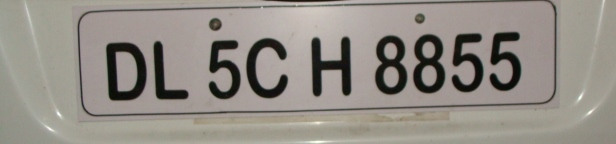
%> input picture CA-2/src/EnglishPelakSample/image1.jpg, 616 x 144 px
$ octave p1.m   (GNU Octave 9; MATLAB toolbox functions it lacks are replaced by stand-ins)
%> lines starting %> are read from the running program, lines starting %| are printed output that depends on the picture; in (x1, y1, x2, y2) boxes, pixels count from 0 and x2, y2 are one past the last pixel; in counts of white or black regions, pixels touching at a corner belong together; the program's own positions count from 1
### CA-2/q2,3,4/mygrayfun.m


function [grayPic] = mygrayfun(pic)
% This function make the pic to gray and white :

% Gray channel is : 0.299 * RedChannel + 0.578 * GreenChannel + 0.114 * BlueChannel

    grayPic = 0.299 * pic(:,:,1) + 0.578 * pic(:,:,2) + 0.114 * pic(:,:,3);

end

### CA-2/q2,3,4/mybinaryfun.m


function [bpic] = mybinaryfun(grayPic,th)
% This function make the gray pic to white and black using threshhold
    bpic = grayPic > th;
    bpic = ~bpic ;

end

### CA-2/q2,3,4/myremovecom.m
function [newPIC , OBJECT_NEW]=myremovecom(picture,n)
[row,column]=find(picture==1);
POINTS=[row';column'];
current_obj_num=1;
POINTS_NUM=size(POINTS,2);

while POINTS_NUM>0

   point_ini=POINTS(:,1);
   POINTS(:,1)=[];
   [POINTS,newpoints]=close_points(point_ini,POINTS);
   current_obj=[point_ini newpoints];
   newpoints_len=size(newpoints,2);

   while newpoints_len>0
       newpoints2=[];
   for i=1:newpoints_len
       [POINTS,newpoints1]=close_points(newpoints(:,i),POINTS);
        newpoints2=[newpoints2 newpoints1];
   end
       current_obj=[current_obj newpoints2];
       newpoints=newpoints2;
       newpoints_len=size(newpoints,2);
   end

   OBJECT{current_obj_num}=current_obj;
   current_obj_num=current_obj_num+1;
   POINTS_NUM=size(POINTS,2);
end
% OBJECT_NEW
z=1;
current_obj_num=current_obj_num-1;
for i=1:current_obj_num
    if size(OBJECT{i},2)>n
        OBJECT_NEW{z}=OBJECT{i};
        z=z+1;
    end
end

newPIC=zeros(size(picture));
for i=1:size(OBJECT_NEW , 2 )
    ind=sub2ind(size(picture),OBJECT_NEW{i}(1,:),OBJECT_NEW{i}(2,:));
    newPIC(ind)=1;
end

imshow(logical(newPIC))


### CA-2/src/close_points.m


function [POINTS,newpoints]=close_points(point_ini,POINTS)

POINTS_NUM=size(POINTS,2);
diff= abs(repmat(point_ini,1,POINTS_NUM)-POINTS);
index=find(diff(1,:)<=1 & diff(2,:)<=1);
newpoints=POINTS(:,index);
POINTS(:,index)=[];
end

### CA-2/src/p1.m
clc;close all;clearvars;
% Question 1 :
%%%%%%%%%%%%%%%%%%%%%%%%%%%%%%%%%%%%%%%%%%%%%%
[file,path]=uigetfile({'*.jpg;*.bmp;*.png;*.tif'},'Please Choose your PELAK ');
%> the answer given: EnglishPelakSample/image1.jpg
source = [path file];
% source = '/MATLAB Drive/untitled/image1.jpg';
picture=imread(source);
%> picture is the input picture: size 144x616x3 uint8; mean R, G, B 146.4, 141, 133.6
figure
subplot(1,2,1)
imshow(picture);


% Question 2 :
%%%%%%%%%%%%%%%%%%%%%%%%%%%%%%%%%%%%%%%%%%%%%%
picture=imresize(picture,[300 500]);
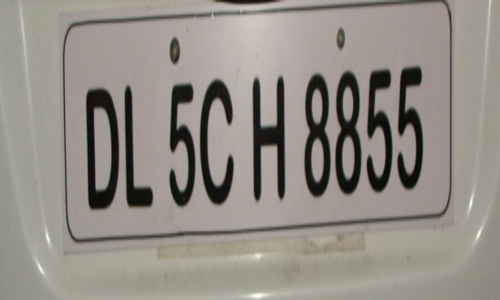
%> picture: size 300x500x3 uint8; mean R, G, B 146.4, 141, 133.6
subplot(1,2,2)
imshow(picture);


% Question 3 :
%%%%%%%%%%%%%%%%%%%%%%%%%%%%%%%%%%%%%%%%%%%%%%
picture=mygrayfun(picture);
figure
imshow(picture)


% Question 4 :
%%%%%%%%%%%%%%%%%%%%%%%%%%%%%%%%%%%%%%%%%%%%%%
%T = graythresh(I) computes a global threshold T from grayscale image I, using Otsu's method [1].
% Otsu's method chooses a threshold that minimizes the intraclass variance of the thresholded black and white pixels.
% The global threshold T can be used with imbinarize to convert a grayscale image to a binary image.
th = graythresh(picture);
%> th = 0.376


picture= mybinaryfun (picture , 127);
%> in mybinaryfun, `bpic = grayPic > th;`:
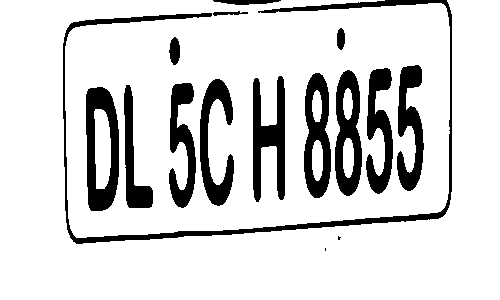
%> bpic: size 300x500 logical; 84.6% white; 16 black regions (2 under 20 px), largest, box (x1, y1, x2, y2) and area: (63, 0, 452, 244) 4486, (86, 87, 119, 211) 2472, (253, 76, 285, 202) 2233
figure
imshow(picture)


% Question 5 :
%%%%%%%%%%%%%%%%%%%%%%%%%%%%%%%%%%%%%%%%%%%%%%
pixel_numbmer_for_noise = 300 ;
picture_without_noise = myremovecom(picture , pixel_numbmer_for_noise);
%> in myremovecom, `[row,column]=find(picture==1);`: row = 23123 values from 1 to 251; column = 23123 values from 64 to 452
%> in myremovecom, `POINTS_NUM=size(POINTS,2);`: POINTS_NUM = 23123
%> the loop in myremovecom, `while POINTS_NUM>0` made 16 passes
%> (point_ini, POINTS_NUM) on passes 1 to 6: ([44; 64], 18637), ([95; 87], 16165), ([94; 125], 14766), ([51; 170], 14535), ([174; 170], 12698), ([120; 201], 10700)
%> (point_ini, POINTS_NUM) on pass 11: ([249; 326], 6054)
%> after the loop in myremovecom, `while POINTS_NUM>0`: OBJECT = 16 items
%> in myremovecom, `current_obj_num=current_obj_num-1;`: current_obj_num = 16
%> the loop in myremovecom, `for i=1:current_obj_num` made 16 passes
%> after the loop in myremovecom, `for i=1:current_obj_num`: OBJECT_NEW = 10 items
%> the loop in myremovecom, `for i=1:size(OBJECT_NEW , 2 )` made 10 passes
%> after the loop in myremovecom, `for i=1:size(OBJECT_NEW , 2 )`:
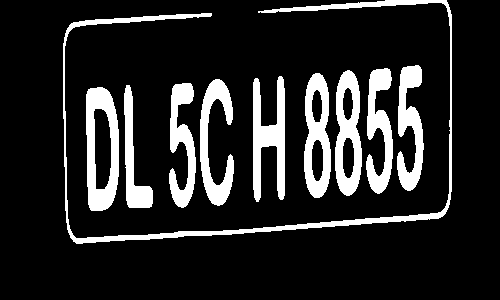
%> newPIC: size 300x500 double; values 0 (black) and 1 (white), 14.9% white; 10 white regions, largest, box (x1, y1, x2, y2) and area: (63, 0, 452, 244) 4486, (86, 87, 119, 211) 2472, (253, 76, 285, 202) 2233
figure

subplot(1,2,1)
imshow(picture_without_noise)

pixel_number_for_frame = 2500 ;
frame = myremovecom(picture , pixel_number_for_frame);
%> call 2 of myremovecom, with n = 2500
%> in myremovecom (call 2), `POINTS_NUM=size(POINTS,2);`: POINTS_NUM = 23123
%> the loop in myremovecom (call 2), `while POINTS_NUM>0` made 16 passes
%> (point_ini, POINTS_NUM) on passes 1 to 6: ([44; 64], 18637), ([95; 87], 16165), ([94; 125], 14766), ([51; 170], 14535), ([174; 170], 12698), ([120; 201], 10700)
%> in myremovecom (call 2), `current_obj_num=current_obj_num-1;`: current_obj_num = 16
%> the loop in myremovecom (call 2), `for i=1:current_obj_num` made 16 passes
%> z on pass 1: 2
%> after the loop in myremovecom (call 2), `for i=1:current_obj_num`: OBJECT_NEW = 1 item
%> the loop in myremovecom (call 2), `for i=1:size(OBJECT_NEW , 2 )` made 1 pass
%> after the loop in myremovecom (call 2), `for i=1:size(OBJECT_NEW , 2 )`:
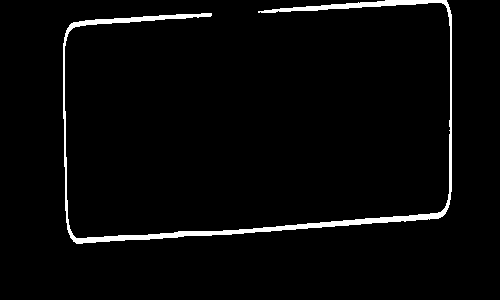
%> newPIC: size 300x500 double; values 0 (black) and 1 (white), 3% white; 1 white region, box (x1, y1, x2, y2) and area: (63, 0, 452, 244) 4486

subplot(1,2,2)
%> (the run ends here)
